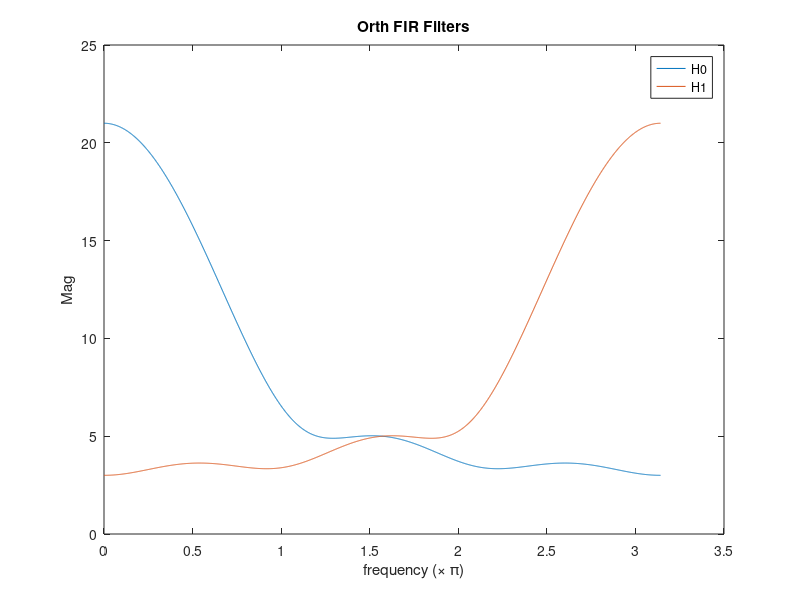
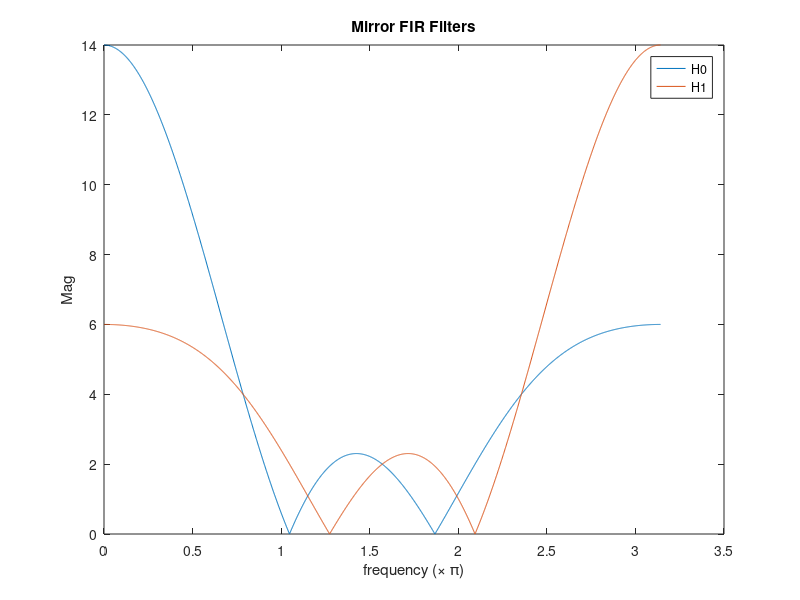

These figures' MATLAB source, in order:
clear 
close all
clc

%% Orth fir filters

h0=[1  2  3 4  5 6];
h1=[-6 5 -4 3 -2 1];

[H0,w0] = freqz(h0,1,linspace(0,pi,2048));
[H1,w1] = freqz(h1,1,linspace(0,pi,2048));

figure
plot(w0,abs(H0))
hold on
plot(w0,abs(H1)) % w0 == w1
legend('H0','H1')
title('Orth FIR Filters')
xlabel('frequency (\times \pi)')
ylabel('Mag')

%% Mirror filters

h0=[1 3 1 4 1 3 1];
h1=[-1 3 -1 4 -1 3 -1];

[H0,w0] = freqz(h0,1,linspace(0,pi,2048));
[H1,w1] = freqz(h1,1,linspace(0,pi,2048));

figure
plot(w0,abs(H0))
hold on
plot(w0,abs(H1)) % w0 == w1
legend('H0','H1')
title('Mirror FIR Filters')
xlabel('frequency (\times \pi)')
ylabel('Mag')
